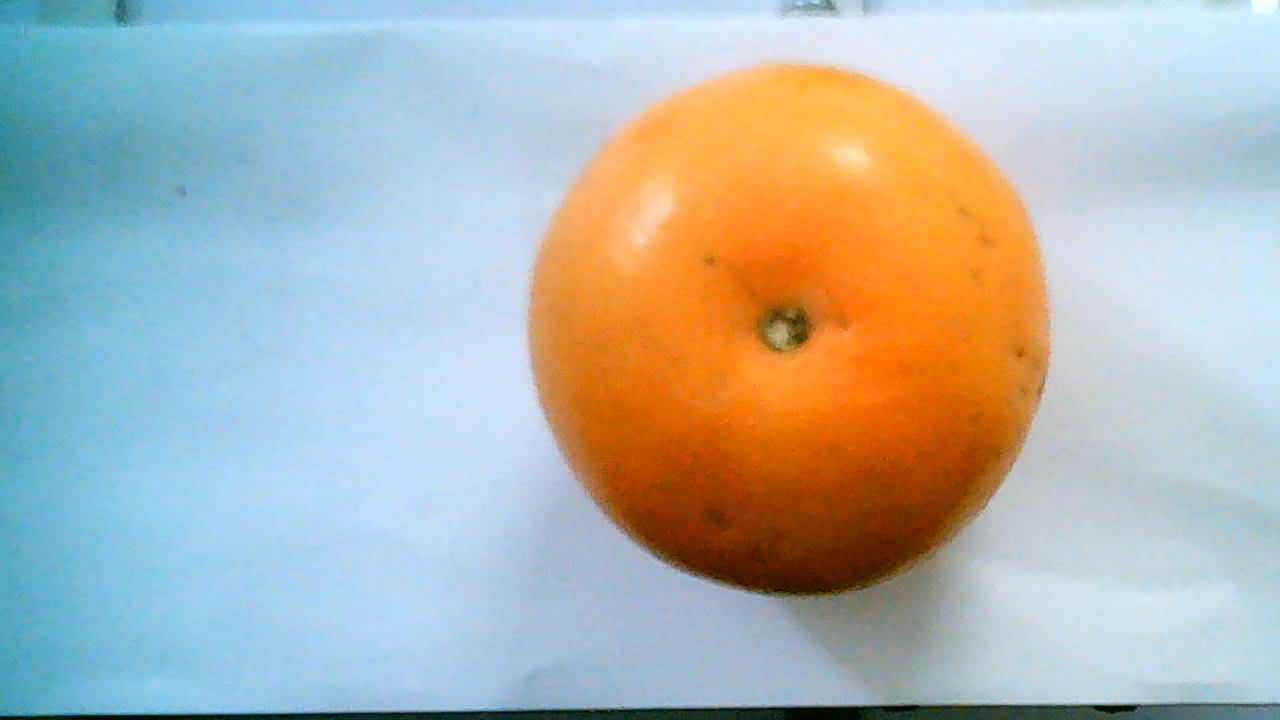
#> input picture Result with Largest Contour.png, 1280 x 720 px
$ python test_green.py
#> lines starting #> are read from the running program, lines starting #| are printed output that depends on the picture; after the words box and inside, x2 and y2 are one past the last pixel; in counts of white or black regions, pixels touching at a corner belong together
import cv2
import numpy as np


def keep_color_and_convert_to_white(image_path):
    # Đọc ảnh
#> called with image_path = 'Result with Largest Contour.png'
    image = cv2.imread(image_path)
#> image is the input picture: shape (720, 1280, 3); mean B, G, R 176, 181.3, 177.2

    # Định nghĩa khoảng màu cam trong không gian HSV
    lower_color = np.array([0, 0, 0])  # Giới hạn thấp
    upper_color = np.array([50, 255, 255])  # Giới hạn cao


    # Chuyển đổi từ BGR sang HSV
    hsv = cv2.cvtColor(image, cv2.COLOR_BGR2HSV)
#> hsv: shape (720, 1280, 3); mean H, S, V 79.9, 100.6, 218.5

    # Tạo mặt nạ cho màu đã chỉ định
    mask = cv2.inRange(hsv, lower_color, upper_color)
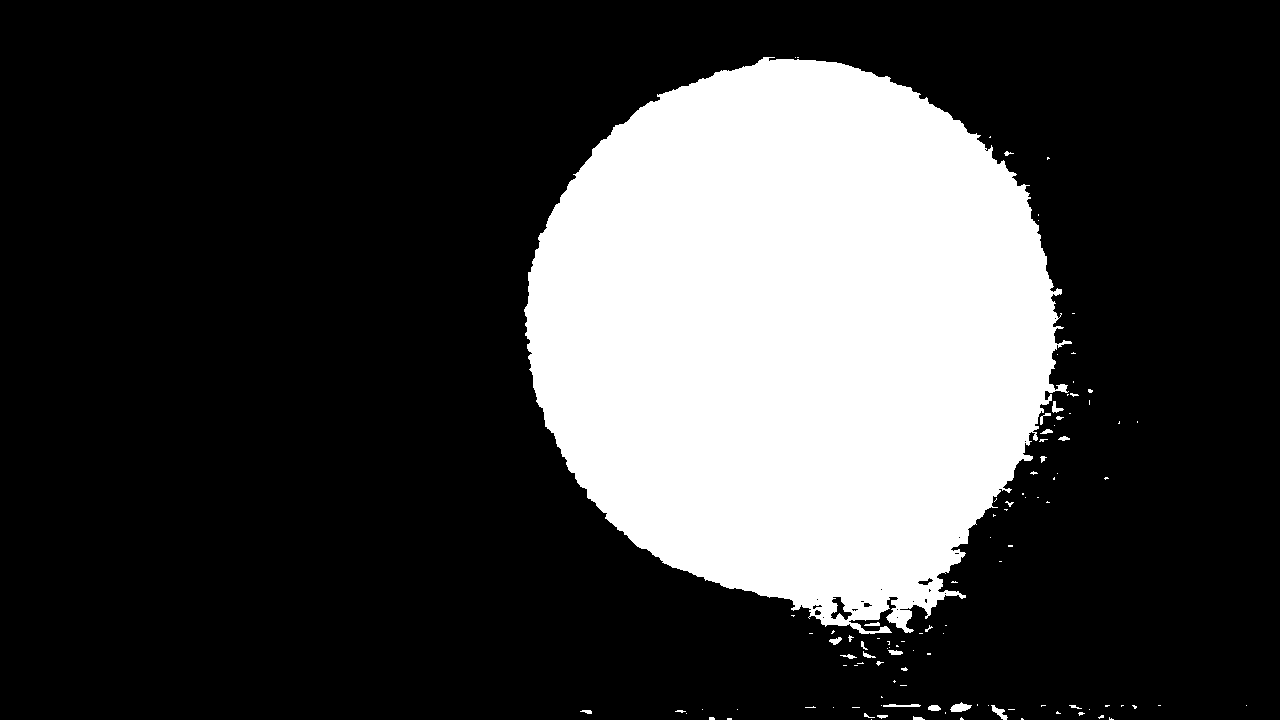
#> mask: shape (720, 1280); 25% white; 110 white regions (85 under 20 px), largest, box (x1, y1, x2, y2) and area: (524, 57, 1072, 634) 228403, (950, 702, 972, 712) 137, (991, 705, 1008, 720) 105

    # Tạo ảnh trắng
    white_image = np.ones_like(image) * 255

    # Kết hợp giữ lại màu từ ảnh gốc và chuyển đổi các màu khác thành trắng
    result = np.where(mask[:, :, None] == 255, image, white_image)
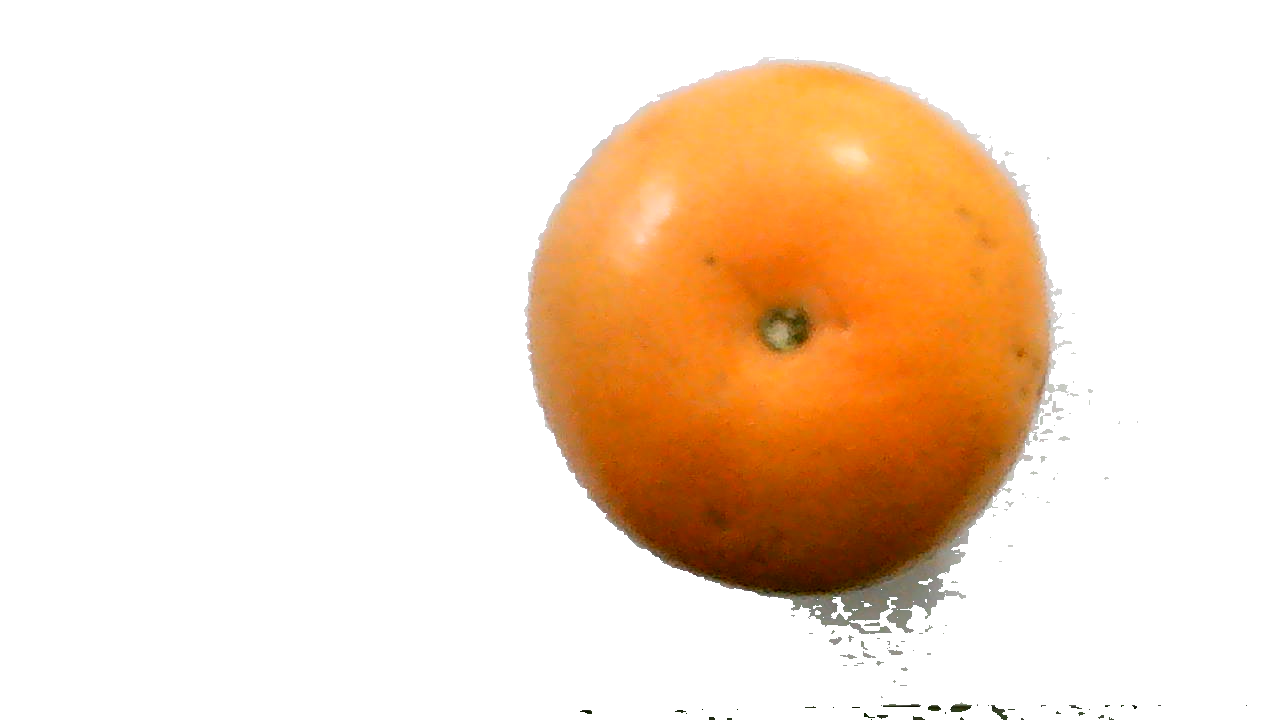
#> result: shape (720, 1280, 3); mean B, G, R 202.4, 222.8, 244.7

    return result, mask


def find_largest_contour_and_draw2(result, mask):
    # Tìm các contour
    contours, _ = cv2.findContours(mask, cv2.RETR_EXTERNAL, cv2.CHAIN_APPROX_SIMPLE)

    if contours:
        # Tìm contour lớn nhất
        largest_contour = max(contours, key=cv2.contourArea)

        # Vẽ contour lớn nhất lên ảnh kết quả
        cv2.drawContours(result, [largest_contour], -1, (0, 0, 255), 3)  # Vẽ bằng màu đỏ

        # Tính diện tích contour lớn nhất
        area = cv2.contourArea(largest_contour)
        print(f"Diện tích contour lớn nhất: {area:.2f} pixels")

    return result


if __name__ == '__main__':
    image_path = "Result with Largest Contour.png"  # Đường dẫn tới ảnh của bạn


    # Giữ lại màu cam
    result_orange, mask_orange = keep_color_and_convert_to_white(image_path)

    # Vẽ contour lớn nhất cho màu cam
#> (the run stopped early here; a loop or call above may not have finished)
